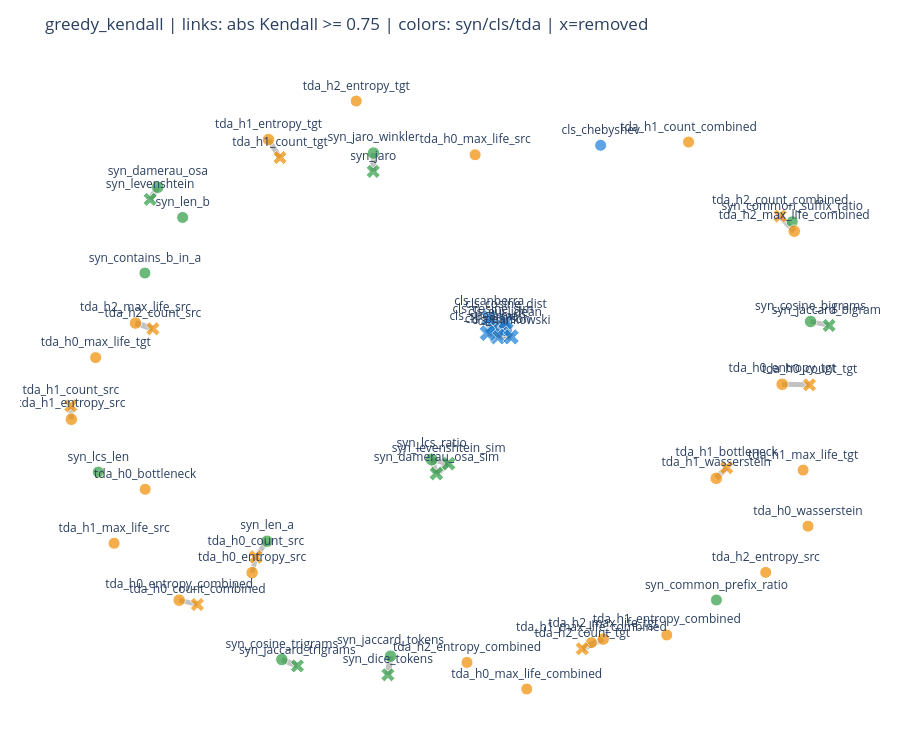

Here is the notebook cell this chart was saved with:
### Markdown cell above
## 5. Methode C - Greedy Kendall pruning

Kendall est plus robuste mais plus couteux. Il mesure une association monotone basee sur les concordances de rangs.

### Code cell
kendall_grid = []
for th in CORR_THRESHOLDS:
    selected = greedy_corr_prune(kendall_corr, relevance_df, threshold=th)
    res = summarize_selection('greedy_kendall', {'threshold': th}, selected)
    all_results.append(res)
    kendall_grid.append({
        'threshold': th,
        'n_selected': res['n_selected'],
        'n_removed': res['n_removed'],
        'selected': ' | '.join(res['selected']),
    })

kendall_grid_df = pd.DataFrame(kendall_grid)
display(kendall_grid_df)

chosen_threshold = 0.75
chosen = [r for r in all_results if r['method'] == 'greedy_kendall' and r['hyperparams']['threshold'] == chosen_threshold][0]
summary, fam, indep, f1_summary, fold_eval, dataset_eval, edges = evaluate_and_display(chosen, graph_threshold=chosen_threshold)

### Figure 1 — Plotly figure (JSON) as saved in the notebook; plotly's stock layout.template omitted (floating-point values rounded to 4 significant figures)
{"data": [{"hoverinfo": "text", "line": {"color": "rgba(80,80,80,0.35)", "width": 5.53}, "mode": "lines", "showlegend": false, "text": "syn_jaro_winkler -- syn_jaro<br>abs Kendall=0.906", "type": "scatter", "x": [-0.1762, -0.1769, null], "y": [0.8309, 0.7715, null]}, {"hoverinfo": "text", "line": {"color": "rgba(80,80,80,0.35)", "width": 4.837}, "mode": "lines", "showlegend": false, "text": "syn_cosine_bigrams -- syn_jaccard_bigrams<br>abs Kendall=0.767", "type": "scatter", "x": [0.898, 0.9438, null], "y": [0.2843, 0.2715, null]}, {"hoverinfo": "text", "line": {"color": "rgba(80,80,80,0.35)", "width": 5.547}, "mode": "lines", "showlegend": false, "text": "syn_cosine_trigrams -- syn_jaccard_trigrams<br>abs Kendall=0.909", "type": "scatter", "x": [-0.4015, -0.3632, null], "y": [-0.8127, -0.8333, null]}, {"hoverinfo": "text", "line": {"color": "rgba(80,80,80,0.35)", "width": 6.0}, "mode": "lines", "showlegend": false, "text": "cls_euclidean -- cls_cosine_sim<br>abs Kendall=1.000", "type": "scatter", "x": [0.147, 0.1172, null], "y": [0.2593, 0.2675, null]}, {"hoverinfo": "text", "line": {"color": "rgba(80,80,80,0.35)", "width": 6.0}, "mode": "lines", "showlegend": false, "text": "cls_euclidean -- cls_cosine_dist<br>abs Kendall=1.000", "type": "scatter", "x": [0.147, 0.1493, null], "y": [0.2593, 0.2837, null]}, {"hoverinfo": "text", "line": {"color": "rgba(80,80,80,0.35)", "width": 5.991}, "mode": "lines", "showlegend": false, "text": "cls_euclidean -- cls_pearson<br>abs Kendall=0.998", "type": "scatter", "x": [0.147, 0.1291, null], "y": [0.2593, 0.2356, null]}, {"hoverinfo": "text", "line": {"color": "rgba(80,80,80,0.35)", "width": 5.638}, "mode": "lines", "showlegend": false, "text": "cls_euclidean -- cls_spearman<br>abs Kendall=0.928", "type": "scatter", "x": [0.147, 0.1043, null], "y": [0.2593, 0.2466, null]}, {"hoverinfo": "text", "line": {"color": "rgba(80,80,80,0.35)", "width": 5.631}, "mode": "lines", "showlegend": false, "text": "cls_euclidean -- cls_minkowski<br>abs Kendall=0.926", "type": "scatter", "x": [0.147, 0.1621, null], "y": [0.2593, 0.2344, null]}, {"hoverinfo": "text", "line": {"color": "rgba(80,80,80,0.35)", "width": 4.929}, "mode": "lines", "showlegend": false, "text": "cls_euclidean -- cls_canberra<br>abs Kendall=0.786", "type": "scatter", "x": [0.147, 0.108, null], "y": [0.2593, 0.2963, null]}, {"hoverinfo": "text", "line": {"color": "rgba(80,80,80,0.35)", "width": 5.449}, "mode": "lines", "showlegend": false, "text": "syn_lcs_ratio -- syn_damerau_osa_sim<br>abs Kendall=0.890", "type": "scatter", "x": [-0.03334, -0.02151, null], "y": [-0.1634, -0.2093, null]}, {"hoverinfo": "text", "line": {"color": "rgba(80,80,80,0.35)", "width": 5.44}, "mode": "lines", "showlegend": false, "text": "syn_lcs_ratio -- syn_levenshtein_sim<br>abs Kendall=0.888", "type": "scatter", "x": [-0.03334, 0.008309, null], "y": [-0.1634, -0.1771, null]}, {"hoverinfo": "text", "line": {"color": "rgba(80,80,80,0.35)", "width": 4.781}, "mode": "lines", "showlegend": false, "text": "tda_h0_entropy_combined -- tda_h0_count_combined<br>abs Kendall=0.756", "type": "scatter", "x": [-0.6539, -0.609, null], "y": [-0.6202, -0.6342, null]}, {"hoverinfo": "text", "line": {"color": "rgba(80,80,80,0.35)", "width": 6}, "mode": "lines", "showlegend": false, "text": "syn_jaccard_tokens -- syn_dice_tokens<br>abs Kendall=1.000", "type": "scatter", "x": [-0.1344, -0.1409, null], "y": [-0.8018, -0.8624, null]}, {"hoverinfo": "text", "line": {"color": "rgba(80,80,80,0.35)", "width": 5.047}, "mode": "lines", "showlegend": false, "text": "tda_h0_entropy_tgt -- tda_h0_count_tgt<br>abs Kendall=0.809", "type": "scatter", "x": [0.8282, 0.8953, null], "y": [0.08065, 0.07902, null]}, {"hoverinfo": "text", "line": {"color": "rgba(80,80,80,0.35)", "width": 5.998}, "mode": "lines", "showlegend": false, "text": "syn_damerau_osa -- syn_levenshtein<br>abs Kendall=1.000", "type": "scatter", "x": [-0.7066, -0.7251, null], "y": [0.7201, 0.6807, null]}, {"hoverinfo": "text", "line": {"color": "rgba(80,80,80,0.35)", "width": 5.813}, "mode": "lines", "showlegend": false, "text": "tda_h1_wasserstein -- tda_h1_bottleneck<br>abs Kendall=0.963", "type": "scatter", "x": [0.6661, 0.6917, null], "y": [-0.2246, -0.1898, null]}, {"hoverinfo": "text", "line": {"color": "rgba(80,80,80,0.35)", "width": 5.284}, "mode": "lines", "showlegend": false, "text": "tda_h1_entropy_tgt -- tda_h1_count_tgt<br>abs Kendall=0.857", "type": "scatter", "x": [-0.4344, -0.4062, null], "y": [0.8749, 0.8165, null]}, {"hoverinfo": "text", "line": {"color": "rgba(80,80,80,0.35)", "width": 4.916}, "mode": "lines", "showlegend": false, "text": "tda_h0_entropy_src -- tda_h0_count_src<br>abs Kendall=0.783", "type": "scatter", "x": [-0.4746, -0.4656, null], "y": [-0.531, -0.4799, null]}, {"hoverinfo": "text", "line": {"color": "rgba(80,80,80,0.35)", "width": 5.733}, "mode": "lines", "showlegend": false, "text": "tda_h2_max_life_combined -- tda_h2_count_combined<br>abs Kendall=0.947", "type": "scatter", "x": [0.8579, 0.8232, null], "y": [0.5775, 0.6265, null]}, {"hoverinfo": "text", "line": {"color": "rgba(80,80,80,0.35)", "width": 4.755}, "mode": "lines", "showlegend": false, "text": "syn_len_a -- tda_h0_count_src<br>abs Kendall=0.751", "type": "scatter", "x": [-0.4377, -0.4656, null], "y": [-0.4288, -0.4799, null]}, {"hoverinfo": "text", "line": {"color": "rgba(80,80,80,0.35)", "width": 5.411}, "mode": "lines", "showlegend": false, "text": "tda_h1_entropy_src -- tda_h1_count_src<br>abs Kendall=0.882", "type": "scatter", "x": [-0.9189, -0.9202, null], "y": [-0.03313, 0.01049, null]}, {"hoverinfo": "text", "line": {"color": "rgba(80,80,80,0.35)", "width": 5.94}, "mode": "lines", "showlegend": false, "text": "tda_h2_max_life_tgt -- tda_h2_count_tgt<br>abs Kendall=0.988", "type": "scatter", "x": [0.3884, 0.3367, null], "y": [-0.7465, -0.7779, null]}, {"hoverinfo": "text", "line": {"color": "rgba(80,80,80,0.35)", "width": 5.874}, "mode": "lines", "showlegend": false, "text": "tda_h2_max_life_src -- tda_h2_count_src<br>abs Kendall=0.975", "type": "scatter", "x": [-0.7612, -0.7184, null], "y": [0.2793, 0.2606, null]}, {"hoverinfo": "text", "line": {"color": "rgba(80,80,80,0.35)", "width": 5.985}, "mode": "lines", "showlegend": false, "text": "syn_levenshtein_sim -- syn_damerau_osa_sim<br>abs Kendall=0.997", "type": "scatter", "x": [0.008309, -0.02151, null], "y": [-0.1771, -0.2093, null]}, {"hoverinfo": "text", "line": {"color": "rgba(80,80,80,0.35)", "width": 6}, "mode": "lines", "showlegend": false, "text": "cls_cosine_dist -- cls_cosine_sim<br>abs Kendall=1.000", "type": "scatter", "x": [0.1493, 0.1172, null], "y": [0.2837, 0.2675, null]}, {"hoverinfo": "text", "line": {"color": "rgba(80,80,80,0.35)", "width": 5.991}, "mode": "lines", "showlegend": false, "text": "cls_cosine_dist -- cls_pearson<br>abs Kendall=0.998", "type": "scatter", "x": [0.1493, 0.1291, null], "y": [0.2837, 0.2356, null]}, {"hoverinfo": "text", "line": {"color": "rgba(80,80,80,0.35)", "width": 5.638}, "mode": "lines", "showlegend": false, "text": "cls_cosine_dist -- cls_spearman<br>abs Kendall=0.928", "type": "scatter", "x": [0.1493, 0.1043, null], "y": [0.2837, 0.2466, null]}, {"hoverinfo": "text", "line": {"color": "rgba(80,80,80,0.35)", "width": 5.631}, "mode": "lines", "showlegend": false, "text": "cls_cosine_dist -- cls_minkowski<br>abs Kendall=0.926", "type": "scatter", "x": [0.1493, 0.1621, null], "y": [0.2837, 0.2344, null]}, {"hoverinfo": "text", "line": {"color": "rgba(80,80,80,0.35)", "width": 4.929}, "mode": "lines", "showlegend": false, "text": "cls_cosine_dist -- cls_canberra<br>abs Kendall=0.786", "type": "scatter", "x": [0.1493, 0.108, null], "y": [0.2837, 0.2963, null]}, {"hoverinfo": "text", "line": {"color": "rgba(80,80,80,0.35)", "width": 5.991}, "mode": "lines", "showlegend": false, "text": "cls_cosine_sim -- cls_pearson<br>abs Kendall=0.998", "type": "scatter", "x": [0.1172, 0.1291, null], "y": [0.2675, 0.2356, null]}, {"hoverinfo": "text", "line": {"color": "rgba(80,80,80,0.35)", "width": 5.638}, "mode": "lines", "showlegend": false, "text": "cls_cosine_sim -- cls_spearman<br>abs Kendall=0.928", "type": "scatter", "x": [0.1172, 0.1043, null], "y": [0.2675, 0.2466, null]}, {"hoverinfo": "text", "line": {"color": "rgba(80,80,80,0.35)", "width": 5.631}, "mode": "lines", "showlegend": false, "text": "cls_cosine_sim -- cls_minkowski<br>abs Kendall=0.926", "type": "scatter", "x": [0.1172, 0.1621, null], "y": [0.2675, 0.2344, null]}, {"hoverinfo": "text", "line": {"color": "rgba(80,80,80,0.35)", "width": 4.929}, "mode": "lines", "showlegend": false, "text": "cls_cosine_sim -- cls_canberra<br>abs Kendall=0.786", "type": "scatter", "x": [0.1172, 0.108, null], "y": [0.2675, 0.2963, null]}, {"hoverinfo": "text", "line": {"color": "rgba(80,80,80,0.35)", "width": 5.639}, "mode": "lines", "showlegend": false, "text": "cls_pearson -- cls_spearman<br>abs Kendall=0.928", "type": "scatter", "x": [0.1291, 0.1043, null], "y": [0.2356, 0.2466, null]}, {"hoverinfo": "text", "line": {"color": "rgba(80,80,80,0.35)", "width": 5.63}, "mode": "lines", "showlegend": false, "text": "cls_pearson -- cls_minkowski<br>abs Kendall=0.926", "type": "scatter", "x": [0.1291, 0.1621, null], "y": [0.2356, 0.2344, null]}, {"hoverinfo": "text", "line": {"color": "rgba(80,80,80,0.35)", "width": 4.929}, "mode": "lines", "showlegend": false, "text": "cls_pearson -- cls_canberra<br>abs Kendall=0.786", "type": "scatter", "x": [0.1291, 0.108, null], "y": [0.2356, 0.2963, null]}, {"hoverinfo": "text", "line": {"color": "rgba(80,80,80,0.35)", "width": 5.35}, "mode": "lines", "showlegend": false, "text": "cls_spearman -- cls_minkowski<br>abs Kendall=0.870", "type": "scatter", "x": [0.1043, 0.1621, null], "y": [0.2466, 0.2344, null]}, {"hoverinfo": "text", "line": {"color": "rgba(80,80,80,0.35)", "width": 5.085}, "mode": "lines", "showlegend": false, "text": "cls_spearman -- cls_canberra<br>abs Kendall=0.817", "type": "scatter", "x": [0.1043, 0.108, null], "y": [0.2466, 0.2963, null]}, {"hoverinfo": "text", "hovertext": ["syn_jaro_winkler<br>family=syn<br>status=selected<br>degree=1", "syn_cosine_bigrams<br>family=syn<br>status=selected<br>degree=1", "syn_cosine_trigrams<br>family=syn<br>status=selected<br>degree=1", "cls_euclidean<br>family=cls<br>status=selected<br>degree=6", "cls_chebyshev<br>family=cls<br>status=selected<br>degree=0", "syn_lcs_ratio<br>family=syn<br>status=selected<br>degree=2", "tda_h0_wasserstein<br>family=tda<br>status=selected<br>degree=0", "tda_h0_entropy_combined<br>family=tda<br>status=selected<br>degree=1", "tda_h0_bottleneck<br>family=tda<br>status=selected<br>degree=0", "tda_h1_max_life_combined<br>family=tda<br>status=selected<br>degree=0", "tda_h1_entropy_combined<br>family=tda<br>status=selected<br>degree=0", "syn_jaccard_tokens<br>family=syn<br>status=selected<br>degree=1", "tda_h0_entropy_tgt<br>family=tda<br>status=selected<br>degree=1", "tda_h0_max_life_tgt<br>family=tda<br>status=selected<br>degree=0", "tda_h0_max_life_combined<br>family=tda<br>status=selected<br>degree=0", "syn_common_prefix_ratio<br>family=syn<br>status=selected<br>degree=0", "syn_damerau_osa<br>family=syn<br>status=selected<br>degree=1", "syn_common_suffix_ratio<br>family=syn<br>status=selected<br>degree=0", "tda_h1_wasserstein<br>family=tda<br>status=selected<br>degree=1", "tda_h1_max_life_tgt<br>family=tda<br>status=selected<br>degree=0", "syn_lcs_len<br>family=syn<br>status=selected<br>degree=0", "tda_h1_entropy_tgt<br>family=tda<br>status=selected<br>degree=1", "syn_len_b<br>family=syn<br>status=selected<br>degree=0", "tda_h0_max_life_src<br>family=tda<br>status=selected<br>degree=0", "tda_h0_entropy_src<br>family=tda<br>status=selected<br>degree=1", "tda_h2_max_life_combined<br>family=tda<br>status=selected<br>degree=1", "tda_h1_count_combined<br>family=tda<br>status=selected<br>degree=0", "syn_len_a<br>family=syn<br>status=selected<br>degree=1", "tda_h1_max_life_src<br>family=tda<br>status=selected<br>degree=0", "tda_h1_entropy_src<br>family=tda<br>status=selected<br>degree=1", "tda_h2_entropy_combined<br>family=tda<br>status=selected<br>degree=0", "tda_h2_max_life_tgt<br>family=tda<br>status=selected<br>degree=1", "syn_contains_b_in_a<br>family=syn<br>status=selected<br>degree=0", "tda_h2_max_life_src<br>family=tda<br>status=selected<br>degree=1", "tda_h2_entropy_tgt<br>family=tda<br>status=selected<br>degree=0", "tda_h2_entropy_src<br>family=tda<br>status=selected<br>degree=0", "syn_levenshtein<br>family=syn<br>status=removed<br>degree=1", "syn_levenshtein_sim<br>family=syn<br>status=removed<br>degree=2", "syn_damerau_osa_sim<br>family=syn<br>status=removed<br>degree=2", "syn_dice_tokens<br>family=syn<br>status=removed<br>degree=1", "syn_jaccard_bigrams<br>family=syn<br>status=removed<br>degree=1", "syn_jaccard_trigrams<br>family=syn<br>status=removed<br>degree=1", "syn_jaro<br>family=syn<br>status=removed<br>degree=1", "cls_cosine_dist<br>family=cls<br>status=removed<br>degree=6", "cls_cosine_sim<br>family=cls<br>status=removed<br>degree=6", "cls_pearson<br>family=cls<br>status=removed<br>degree=6", "cls_spearman<br>family=cls<br>status=removed<br>degree=6", "cls_minkowski<br>family=cls<br>status=removed<br>degree=5", "cls_canberra<br>family=cls<br>status=removed<br>degree=5", "tda_h0_count_src<br>family=tda<br>status=removed<br>degree=2", "tda_h1_count_src<br>family=tda<br>status=removed<br>degree=1", "tda_h2_count_src<br>family=tda<br>status=removed<br>degree=1", "tda_h0_count_tgt<br>family=tda<br>status=removed<br>degree=1", "tda_h1_count_tgt<br>family=tda<br>status=removed<br>degree=1", "tda_h2_count_tgt<br>family=tda<br>status=removed<br>degree=1", "tda_h0_count_combined<br>family=tda<br>status=removed<br>degree=1", "tda_h2_count_combined<br>family=tda<br>status=removed<br>degree=1", "tda_h1_bottleneck<br>family=tda<br>status=removed<br>degree=1"], "marker": {"color": ["#2f9e44", "#2f9e44", "#2f9e44", "#1c7ed6", "#1c7ed6", "#2f9e44", "#f08c00", "#f08c00", "#f08c00", "#f08c00", "#f08c00", "#2f9e44", "#f08c00", "#f08c00", "#f08c00", "#2f9e44", "#2f9e44", "#2f9e44", "#f08c00", "#f08c00", "#2f9e44", "#f08c00", "#2f9e44", "#f08c00", "#f08c00", "#f08c00", "#f08c00", "#2f9e44", "#f08c00", "#f08c00", "#f08c00", "#f08c00", "#2f9e44", "#f08c00", "#f08c00", "#f08c00", "#2f9e44", "#2f9e44", "#2f9e44", "#2f9e44", "#2f9e44", "#2f9e44", "#2f9e44", "#1c7ed6", "#1c7ed6", "#1c7ed6", "#1c7ed6", "#1c7ed6", "#1c7ed6", "#f08c00", "#f08c00", "#f08c00", "#f08c00", "#f08c00", "#f08c00", "#f08c00", "#f08c00", "#f08c00"], "line": {"color": "white", "width": 1}, "size": [12.5, 12.5, 12.5, 15, 12, 13, 12, 12.5, 12, 12, 12, 12.5, 12.5, 12, 12, 12, 12.5, 12, 12.5, 12, 12, 12.5, 12, 12, 12.5, 12.5, 12, 12.5, 12, 12.5, 12, 12.5, 12, 12.5, 12, 12, 12.5, 13, 13, 12.5, 12.5, 12.5, 12.5, 15, 15, 15, 15, 14.5, 14.5, 13, 12.5, 12.5, 12.5, 12.5, 12.5, 12.5, 12.5, 12.5], "symbol": ["circle", "circle", "circle", "circle", "circle", "circle", "circle", "circle", "circle", "circle", "circle", "circle", "circle", "circle", "circle", "circle", "circle", "circle", "circle", "circle", "circle", "circle", "circle", "circle", "circle", "circle", "circle", "circle", "circle", "circle", "circle", "circle", "circle", "circle", "circle", "circle", "x", "x", "x", "x", "x", "x", "x", "x", "x", "x", "x", "x", "x", "x", "x", "x", "x", "x", "x", "x", "x", "x"]}, "mode": "markers+text", "showlegend": false, "text": ["syn_jaro_winkler", "syn_cosine_bigrams", "syn_cosine_trigrams", "cls_euclidean", "cls_chebyshev", "syn_lcs_ratio", "tda_h0_wasserstein", "tda_h0_entropy_combined", "tda_h0_bottleneck", "tda_h1_max_life_combined", "tda_h1_entropy_combined", "syn_jaccard_tokens", "tda_h0_entropy_tgt", "tda_h0_max_life_tgt", "tda_h0_max_life_combined", "syn_common_prefix_ratio", "syn_damerau_osa", "syn_common_suffix_ratio", "tda_h1_wasserstein", "tda_h1_max_life_tgt", "syn_lcs_len", "tda_h1_entropy_tgt", "syn_len_b", "tda_h0_max_life_src", "tda_h0_entropy_src", "tda_h2_max_life_combined", "tda_h1_count_combined", "syn_len_a", "tda_h1_max_life_src", "tda_h1_entropy_src", "tda_h2_entropy_combined", "tda_h2_max_life_tgt", "syn_contains_b_in_a", "tda_h2_max_life_src", "tda_h2_entropy_tgt", "tda_h2_entropy_src", "syn_levenshtein", "syn_levenshtein_sim", "syn_damerau_osa_sim", "syn_dice_tokens", "syn_jaccard_bigrams", "syn_jaccard_trigrams", "syn_jaro", "cls_cosine_dist", "cls_cosine_sim", "cls_pearson", "cls_spearman", "cls_minkowski", "cls_canberra", "tda_h0_count_src", "tda_h1_count_src", "tda_h2_count_src", "tda_h0_count_tgt", "tda_h1_count_tgt", "tda_h2_count_tgt", "tda_h0_count_combined", "tda_h2_count_combined", "tda_h1_bottleneck"], "textposition": "top center", "type": "scatter", "x": [-0.1762, 0.898, -0.4015, 0.147, 0.3821, -0.03334, 0.8917, -0.6539, -0.7374, 0.3593, 0.5446, -0.1344, 0.8282, -0.8591, 0.2004, 0.6667, -0.7066, 0.8529, 0.6661, 0.8797, -0.8527, -0.4344, -0.6453, 0.07353, -0.4746, 0.8579, 0.5981, -0.4377, -0.8139, -0.9189, 0.05358, 0.3884, -0.7381, -0.7612, -0.2187, 0.7879, -0.7251, 0.008309, -0.02151, -0.1409, 0.9438, -0.3632, -0.1769, 0.1493, 0.1172, 0.1291, 0.1043, 0.1621, 0.108, -0.4656, -0.9202, -0.7184, 0.8953, -0.4062, 0.3367, -0.609, 0.8232, 0.6917], "y": [0.8309, 0.2843, -0.8127, 0.2593, 0.8563, -0.1634, -0.3799, -0.6202, -0.2601, -0.7579, -0.7331, -0.8018, 0.08065, 0.1671, -0.9084, -0.6196, 0.7201, 0.6079, -0.2246, -0.198, -0.2044, 0.8749, 0.6221, 0.8255, -0.531, 0.5775, 0.8668, -0.4288, -0.4353, -0.03313, -0.8222, -0.7465, 0.4416, 0.2793, 1, -0.5299, 0.6807, -0.1771, -0.2093, -0.8624, 0.2715, -0.8333, 0.7715, 0.2837, 0.2675, 0.2356, 0.2466, 0.2344, 0.2963, -0.4799, 0.01049, 0.2606, 0.07902, 0.8165, -0.7779, -0.6342, 0.6265, -0.1898]}], "layout": {"height": 750, "margin": {"b": 20, "l": 20, "r": 20, "t": 60}, "plot_bgcolor": "white", "title": {"text": "greedy_kendall | links: abs Kendall >= 0.75 | colors: syn/cls/tda | x=removed"}, "xaxis": {"visible": false}, "yaxis": {"visible": false}}}
